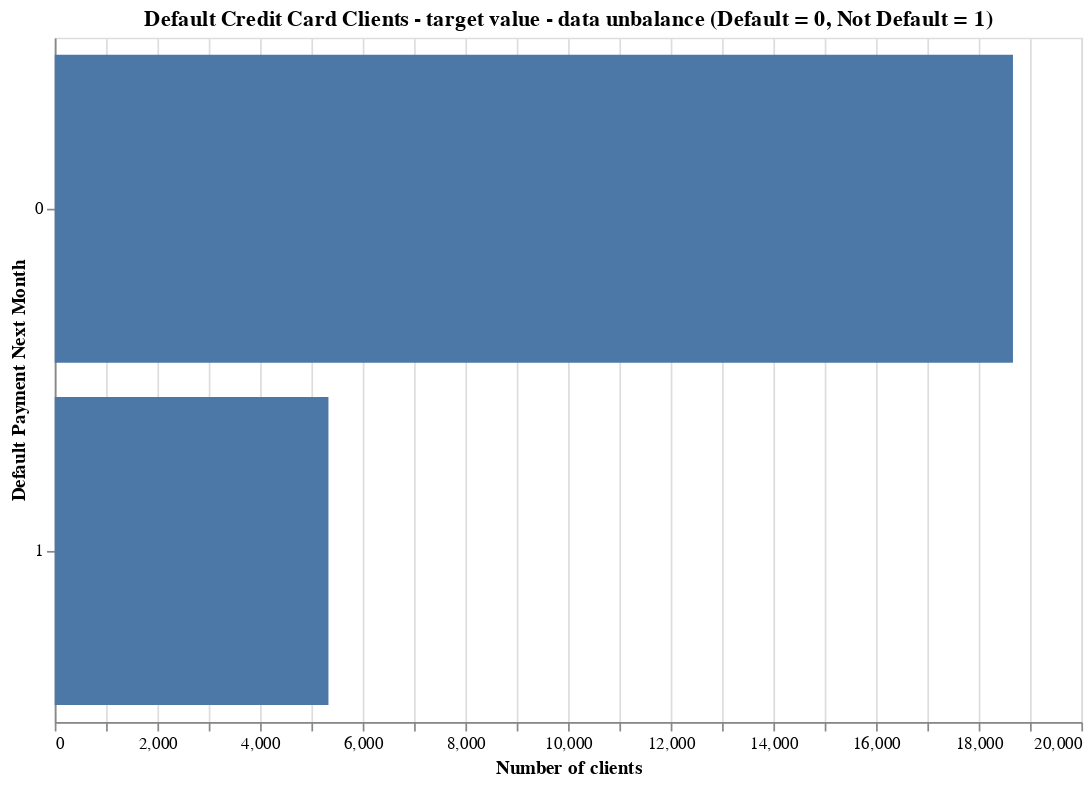

The notebook cell this image was saved under:
### Code cell
alt.Chart(train_df).mark_bar().encode(
    y=alt.Y('next_month:N', title='Default Payment Next Month'),
    x=alt.X('count()', title='Number of clients')
).properties(
    title='Default Credit Card Clients - target value - data unbalance\n(Default = 0, Not Default = 1)',
    width=600,
    height=400
)

### Figure 1 — Vega specification as saved in the notebook (floating-point values rounded to 4 significant figures)
{"$schema": "https://vega.github.io/schema/vega/v5.json", "data": [{"name": "source_0", "values": [{"__count": 18668, "next_month": 0}, {"__count": 5332, "next_month": 1}]}, {"name": "source_0_x_domain___count", "values": [{"min": 5332, "max": 18668}]}, {"name": "source_0_y_domain_next_month", "values": [{"next_month": 0}, {"next_month": 1}]}], "marks": [{"type": "rect", "name": "marks", "from": {"data": "source_0"}, "encode": {"update": {"height": {"signal": "max(0.25, bandwidth('y'))"}, "ariaRoleDescription": {"value": "bar"}, "x": {"field": "__count", "scale": "x"}, "fill": {"value": "#4c78a8"}, "description": {"signal": "\"Number of clients: \" + (format(datum[\"__count\"], \"\")) + \"; Default Payment Next Month: \" + (isValid(datum[\"next_month\"]) ? datum[\"next_month\"] : \"\"+datum[\"next_month\"])"}, "x2": {"value": 0, "scale": "x"}, "y": {"field": "next_month", "scale": "y"}}}, "style": ["bar"]}], "scales": [{"name": "x", "type": "linear", "domain": [{"signal": "(data(\"source_0_x_domain___count\")[0] || {}).min"}, {"signal": "(data(\"source_0_x_domain___count\")[0] || {}).max"}], "range": [0, {"signal": "width"}], "zero": true, "nice": true}, {"name": "y", "type": "band", "domain": {"data": "source_0_y_domain_next_month", "field": "next_month", "sort": true}, "range": [0, {"signal": "height"}], "paddingOuter": 0.05, "paddingInner": 0.1}], "axes": [{"scale": "x", "domain": false, "ticks": false, "zindex": 0, "aria": false, "maxExtent": 0, "orient": "bottom", "labels": false, "tickCount": {"signal": "ceil(width/40)"}, "grid": true, "gridScale": "y", "minExtent": 0}, {"scale": "x", "zindex": 0, "grid": false, "title": "Number of clients", "labelOverlap": true, "orient": "bottom", "tickCount": {"signal": "ceil(width/40)"}, "labelFlush": true}, {"scale": "y", "orient": "left", "title": "Default Payment Next Month", "grid": false, "zindex": 0}], "title": {"text": "Default Credit Card Clients - target value - data unbalance\n(Default = 0, Not Default = 1)", "frame": "group"}, "style": "cell", "width": 600, "padding": 5, "height": 400, "background": "white"}
